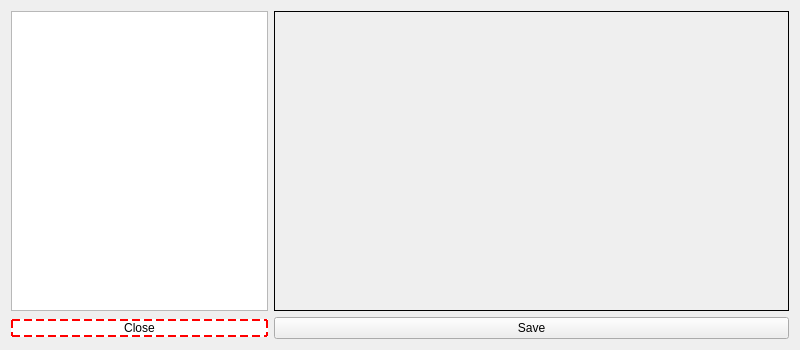
<?xml version="1.0" encoding="UTF-8"?>
<ui version="4.0">
 <class>SettingsView</class>
 <widget class="QWidget" name="SettingsView">
  <property name="geometry">
   <rect>
    <x>0</x>
    <y>0</y>
    <width>800</width>
    <height>350</height>
   </rect>
  </property>
  <property name="sizePolicy">
   <sizepolicy hsizetype="Preferred" vsizetype="Preferred">
    <horstretch>0</horstretch>
    <verstretch>0</verstretch>
   </sizepolicy>
  </property>
  <property name="minimumSize">
   <size>
    <width>800</width>
    <height>320</height>
   </size>
  </property>
  <property name="windowTitle">
   <string>Settings</string>
  </property>
  <layout class="QGridLayout" name="gridLayout">
   <item row="0" column="0">
    <widget class="QListWidget" name="pluginList">
     <property name="sizePolicy">
      <sizepolicy hsizetype="Preferred" vsizetype="Expanding">
       <horstretch>1</horstretch>
       <verstretch>0</verstretch>
      </sizepolicy>
     </property>
     <property name="minimumSize">
      <size>
       <width>10</width>
       <height>10</height>
      </size>
     </property>
    </widget>
   </item>
   <item row="0" column="1">
    <widget class="QStackedWidget" name="pluginWidget">
     <property name="sizePolicy">
      <sizepolicy hsizetype="Preferred" vsizetype="Preferred">
       <horstretch>2</horstretch>
       <verstretch>0</verstretch>
      </sizepolicy>
     </property>
     <property name="frameShape">
      <enum>QFrame::Panel</enum>
     </property>
     <property name="currentIndex">
      <number>-1</number>
     </property>
    </widget>
   </item>
   <item row="1" column="0">
    <widget class="QPushButton" name="closeButton">
     <property name="styleSheet">
      <string notr="true">color: black;
background-color: white;
border: 2px solid red;
border-style: dashed;

</string>
     </property>
     <property name="text">
      <string>Close</string>
     </property>
     <property name="flat">
      <bool>false</bool>
     </property>
    </widget>
   </item>
   <item row="1" column="1">
    <widget class="QPushButton" name="saveButton">
     <property name="sizePolicy">
      <sizepolicy hsizetype="Preferred" vsizetype="Fixed">
       <horstretch>0</horstretch>
       <verstretch>0</verstretch>
      </sizepolicy>
     </property>
     <property name="text">
      <string>Save</string>
     </property>
    </widget>
   </item>
  </layout>
 </widget>
 <resources/>
 <connections>
  <connection>
   <sender>pluginList</sender>
   <signal>currentRowChanged(int)</signal>
   <receiver>pluginWidget</receiver>
   <slot>setCurrentIndex(int)</slot>
   <hints>
    <hint type="sourcelabel">
     <x>184</x>
     <y>276</y>
    </hint>
    <hint type="destinationlabel">
     <x>362</x>
     <y>273</y>
    </hint>
   </hints>
  </connection>
 </connections>
</ui>
